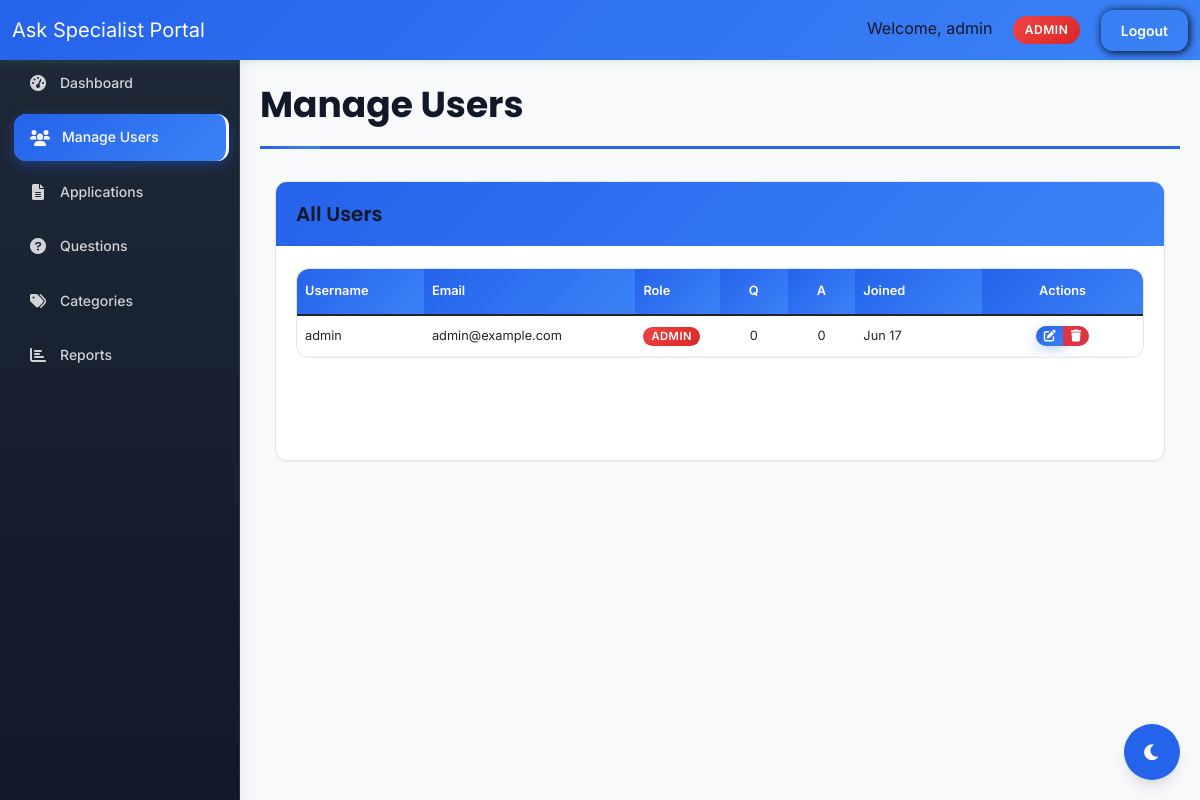
The page /admin/users.php (signed in) on the database its author committed.
### tables this page shows
CREATE TABLE IF NOT EXISTS users (
    id INT PRIMARY KEY AUTO_INCREMENT,
    username VARCHAR(50) UNIQUE NOT NULL,
    password VARCHAR(255) NOT NULL,
    email VARCHAR(255) UNIQUE NOT NULL,
    phone VARCHAR(255) UNIQUE NOT NULL,
    address VARCHAR(255) NOT NULL,
    role ENUM('admin', 'asker', 'specialist') NOT NULL,
    deleted_at TIMESTAMP NULL DEFAULT NULL,
    created_at TIMESTAMP DEFAULT CURRENT_TIMESTAMP
);

### admin/users.php (the view, shortened to what this page needs)
<?php
require_once "../config/database.php";
$sql = "SELECT u.*,
        (SELECT COUNT(*) FROM questions WHERE user_id = u.id) as question_count,
        (SELECT COUNT(*) FROM answers WHERE user_id = u.id) as answer_count
        FROM users u
        ORDER BY u.created_at DESC";
$result = mysqli_query($conn, $sql);
$users = mysqli_fetch_all($result, MYSQLI_ASSOC);
?>
<div class="container">
    <div class="row mb-4">
        <div class="col-12">
            <div class="card">
                <div class="card-header">
                    <h5 class="mb-0">All Users</h5>
                </div>
                <div class="card-body">
                    <?php if(count($users) > 0): ?>
                        <div class="table-responsive">
                            <table class="table table-hover">
                                <thead>
                                    <tr>
                                        <th>Username</th>
                                        <th>Email</th>
                                        <th>Role</th>
                                        <th class="text-center">Q</th>
                                        <th class="text-center">A</th>
                                        <th>Joined</th>
                                        <th class="text-center">Actions</th>
                                    </tr>
                                </thead>
                                <tbody>
                                    <?php foreach($users as $user): ?>
                                        <tr>
                                            <td title="<?php echo htmlspecialchars($user['username']); ?>">
                                                <?php echo htmlspecialchars($user['username']); ?>
                                            </td>
                                            <td class="email-cell" title="<?php echo htmlspecialchars($user['email']); ?>">
                                                <?php echo htmlspecialchars($user['email']); ?>
                                            </td>
                                            <td>
                                                <span class="badge bg-<?php
                                                    echo $user['role'] === 'admin' ? 'danger' :
                                                        ($user['role'] === 'specialist' ? 'success' : 'primary');
                                                ?>">
                                                    <?php echo ucfirst($user['role']); ?>
                                                </span>
                                            </td>
                                            <td class="text-center"><?php echo $user['question_count']; ?></td>
                                            <td class="text-center"><?php echo $user['answer_count']; ?></td>
                                            <td title="<?php echo date('M d, Y', strtotime($user['created_at'])); ?>">
                                                <?php echo date('M j', strtotime($user['created_at'])); ?>
                                            </td>
                                            <td class="text-center">
                                                <div class="btn-group">
                                                    <a href="edit_user.php?id=<?php echo $user['id']; ?>"
                                                       class="btn btn-sm btn-primary"
                                                       title="Edit User">
                                                        <i class="fas fa-edit"></i>
                                                    </a>
                                                    <button type="button"
                                                            class="btn btn-sm btn-danger"
                                                            title="Delete User"
                                                            onclick="confirmDelete(<?php echo $user['id']; ?>, '<?php echo htmlspecialchars($user['username']); ?>')">
                                                        <i class="fas fa-trash"></i>
                                                    </button>
                                                </div>
                                            </td>
                                        </tr>
                                    <?php endforeach; ?>
                                </tbody>
                            </table>
                        </div>
                    <?php endif; ?>
                </div>
            </div>
        </div>
    </div>
</div>
<?php
require_once "../includes/layout.php";
?>

### rows shown on the page
users: username "admin", email "admin@example.com", role "ADMIN", question_count "0", answer_count "0", created_at "Jun 17"

### other values the page prints
$_SESSION["username"] "admin"
$_SESSION["role"] "ADMIN"
$page_title "Manage Users"
